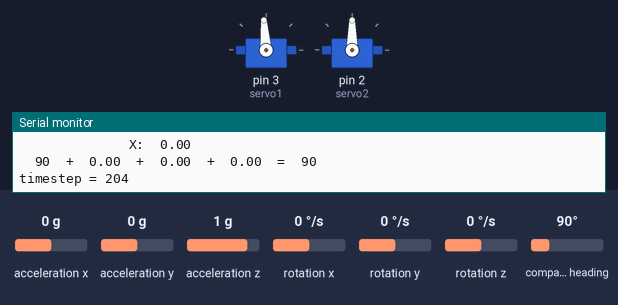
This sketch was run on a simulated Arduino Uno, built with avr-gcc and run on an emulated ATmega328P. Shown: 2 × servo, the last lines printed to the serial monitor. The inputs (shaded band) are chosen by the test bench; at power-on: rotation x 0 °/s, acceleration x 0 g, acceleration y 0 g, acceleration z 1 g, rotation y 0 °/s, rotation z 0 °/s, compass heading 90°.

Above: at 2.2 s.
2.3 s: rotation x set to 100 °/s
At 3.1 s:
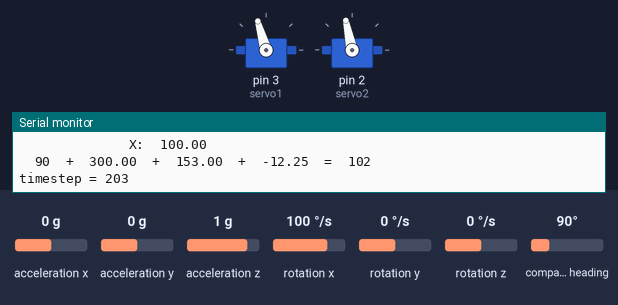
3.9 s: rotation x set to -192 °/s
At 5.4 s:
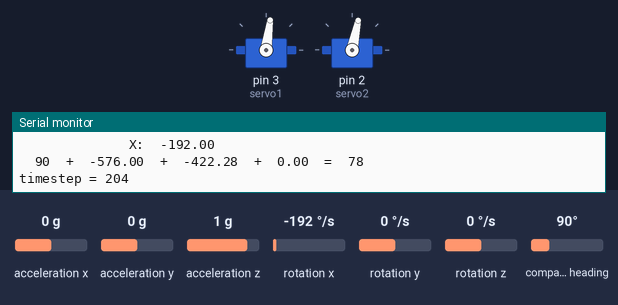
6.0 s: rotation x set to 0 °/s
At 8.8 s:
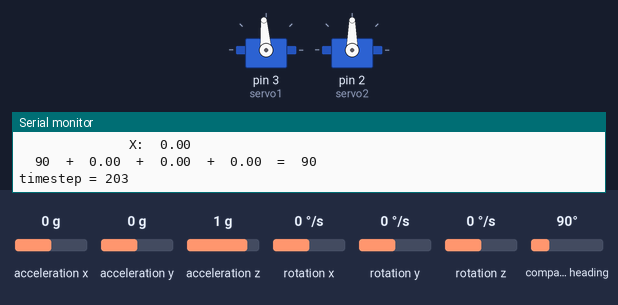
9.0 s: rotation x set to -100 °/s
At 9.9 s:
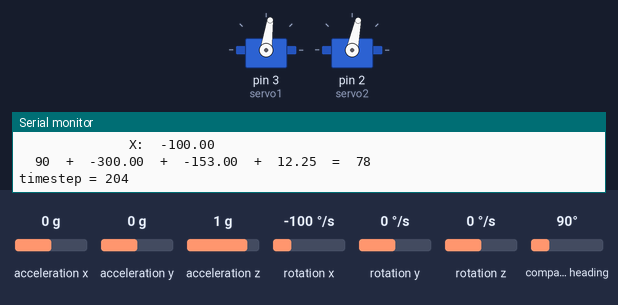
Timing chart, 0 to 11.7 s (numbered marks = the images above; inputs shaded):
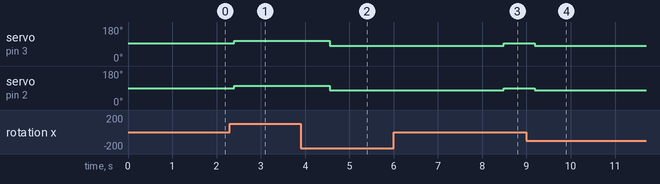

Measured:
- after the input at 2.3 s, servo on pin 3 (servo1): 94° → 106° after 0.11 s; servo on pin 2 (servo2): 90° → 102° after 0.11 s
- after the input at 3.9 s, servo on pin 3 (servo1): 106° → 82° after 0.66 s; servo on pin 2 (servo2): 102° → 78° after 0.66 s
- after the input at 6.0 s, servo on pin 3 (servo1): 82° → 94° after 2.5 s; servo on pin 2 (servo2): 78° → 90° after 2.5 s
- after the input at 9.0 s, servo on pin 3 (servo1): 94° → 82° after 0.18 s; servo on pin 2 (servo2): 90° → 78° after 0.18 s

The sketch:

servoTest.ino
```cpp
#include <SPI.h>
#include <SD.h>
#include <Wire.h>
#include <Adafruit_Sensor.h>
#include <Adafruit_BNO055.h>
#include <utility/imumaths.h>
#include<Servo.h>
Servo servo1;
Servo servo2;
Adafruit_BNO055 bno = Adafruit_BNO055(55);
//File myFile;

float Kp = 3;
float Ki = 1.5;
float Kd = -0.1;

float gyro[101];            // 1 larger than intended buffer size (invalid data bug)
int i=0;
int b;  int n;  int m;  int j;  int k;  int l;
float loopDelay = 200;
float dataTime = .204;      // time between data - approximated using millis()

float roll;                 // assumed axis of rotation (from last flight)
float rollTarget = 0;       // desired angular rotation
float rollTol = 0.00;
float rollProp;
float rollInt;
float rollDer;

// Offsets to make servos align vertically at exactly v=90
int servo1Offset = 4;       // 4 for MG995 #1
int servo2Offset = 0;       // 0 for MG995 #2
int v = 90;
int vMax = 12;              // max angular deflection (avoids stall)


void setup() {
  pinMode(1,OUTPUT);
  servo1.attach(3);
  servo2.attach(2);
  Serial.begin(9600);
  if (!bno.begin()) {
    Serial.print("No BNO055 detected ... Check your wiring or I2C ADDR!");
    while (1);
  }

  /*Serial.print("Initializing SD card ... ");
  if (!SD.begin(10)) {
    Serial.println("failed!");
    return;
  }
  myFile = SD.open("testing.txt", FILE_WRITE);
  Serial.println("done!");*/

  Serial.println("\tReady");
  Serial.print("  v = ");
  Serial.println(v);
  servo1.write(v + servo1Offset);
  servo2.write(v + servo2Offset);
  delay(1000);
}

long timestep;
long time0 = millis();

void loop() {
  i++;
  if (i>100)  { i = 1; }

  imu::Vector<3> gyroscope = bno.getVector(Adafruit_BNO055::VECTOR_GYROSCOPE);
  gyro[i] = gyroscope.x();      //may need to change to y or z dep. on orientation

  Serial.print("\t\t\t\t\t\t\tX:  ");
  Serial.print(gyro[i]);
  Serial.println("");

  // Fixes reference errors with circular buffer
  b = i - 1;
    if (b<1)  { b = b+100; }
  n = i - 2;
    if (n<1)  { n = n+100; }
  j = i - 3;
    if (j<1)  { j = j+100; }
  k = i - 4;
    if (k<1)  { k = k+100; }
  l = i - 5;
    if (l<1)  { l = l+100; }
  m = i - 6;
    if (m<1)  { m = m+100; }

  // Proportional
  rollProp = (gyro[i]+gyro[b])/2 - rollTarget;

  // Integrated
  rollInt = (gyro[i]+gyro[n]+gyro[j]+gyro[k]+gyro[l]+gyro[m]-rollTarget*6) * dataTime*5;

  // Derivative       - just enough points to average instantaneous errors
  rollDer = ((gyro[i]-gyro[b])/(dataTime) + (gyro[i]-gyro[n])/(dataTime*2))/2;

  if (abs(rollProp)>=rollTol) {
        v = 90 + Kp*rollProp + Ki*rollInt + Kd*rollDer;

        if (v>90+vMax) {
            v = 90 + vMax;
        }
        else if (v<90-vMax) {
            v = 90 - vMax;
        }
        servo1.write(v + servo1Offset);
        servo2.write(v + servo2Offset);

        // prints angle components to serial
        Serial.print  ("  90");
        Serial.print  ("  +  ");
        Serial.print  (Kp*rollProp);
        Serial.print  ("  +  ");
        Serial.print  (Ki*rollInt);
        Serial.print  ("  +  ");
        Serial.print  (Kd*rollDer);
        Serial.print  ("  =  ");
        Serial.println(v);

  }

  /*if (myFile) {
    Serial.print("Writing to file...");
    myFile.println(gyro[i]);
    Serial.println("done!");
    delay(2000);
  }*/
  /*myFile.println(gyro[i]);*/

  timestep = millis() - time0;
  Serial.print("timestep = ");
  Serial.println(timestep);
  delay(140);
  time0 = millis();

  delay(loopDelay);           // adjusted for desired dataTime
}
```
